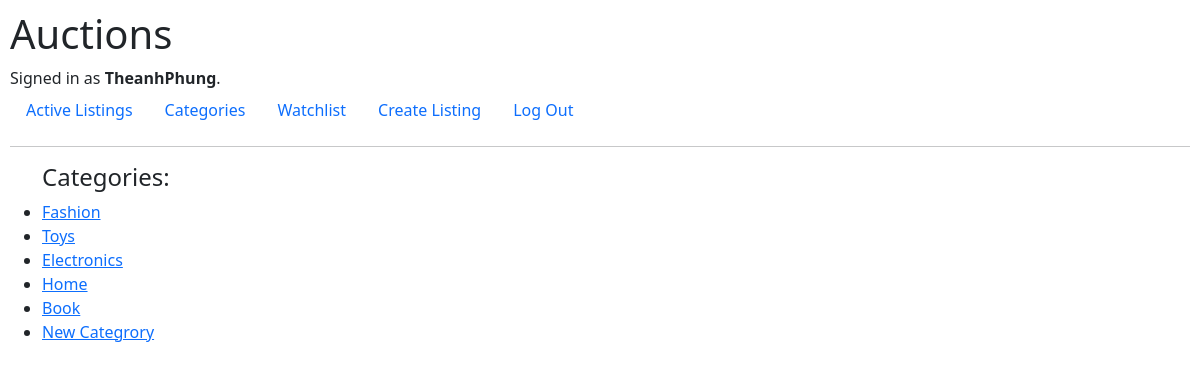
Page /categories (signed in) on the committed database.
### auctions/models.py (models this page shows, shortened)
class User(AbstractUser):
    def __str__(self):
        return self.username

class Category(models.Model):
    name = models.CharField(max_length=64)

### auctions/views.py (the view)
# urls.py: path("categories", views.categories, name="categories"),
def categories(request):
    return render(request, "auctions/categories.html", {
        "categories": Category.objects.all()
    })

### auctions/templates/auctions/categories.html (shortened to what this page needs)
{% extends "auctions/layout.html" %}
{% block body %}
	<div>
		<ul>
			<h4>Categories:</h4>
			{% for category in categories %}
				<div>
					<li>
						<a href="{% url 'category' category.name %}">{{ category.name }}</a>
					</li>
				</div>
			{% empty %}
				No Category available.
			{% endfor %}
		</ul>
	</div>
{% endblock %}

### auctions/templates/auctions/layout.html (shortened to what this page needs)
{% load static %}
<!DOCTYPE html>
<html lang="en">
    <head>
        {% load django_bootstrap5 %}
        {% bootstrap_css %}
        <link href="{% static 'auctions/styles.css' %}" rel="stylesheet">
    </head>
    <body>
        <h1>Auctions</h1>
        <div>
            {% if user.is_authenticated %}
                Signed in as <strong>{{ user.username }}</strong>.
            {% else %}
                Not signed in.
            {% endif %}
        </div>
        <ul class="nav">
            <li class="nav-item">
                <a class="nav-link" href="{% url 'index' %}">Active Listings</a>
            </li>
            <li class="nav-item">
                <a class="nav-link" href="{% url 'categories' %}">Categories</a>
            </li>
            {% if user.is_authenticated %}
                <li class="nav-item">
                    <a class="nav-link" href="{% url 'watchlist' %}">Watchlist</a>
                </li>
                <li class="nav-item">
                    <a class="nav-link" href="{% url 'create-listing' %}">Create Listing</a>
                </li>
                <li class="nav-item">
                    <a class="nav-link" href="{% url 'logout' %}">Log Out</a>
                </li>
            {% endif %}
        </ul>
        <hr>
        {% block body %}
        {% endblock %}
    </body>
</html>

### auctions/static/auctions/styles.css (style rules this page uses)
body { padding: 10px; }

### rows in the picture
User: username "TheanhPhung"
Category: name "Fashion"
Category: name "Toys"
Category: name "Electronics"
Category: name "Home"
Category: name "Book"
Category: name "New Categrory"
